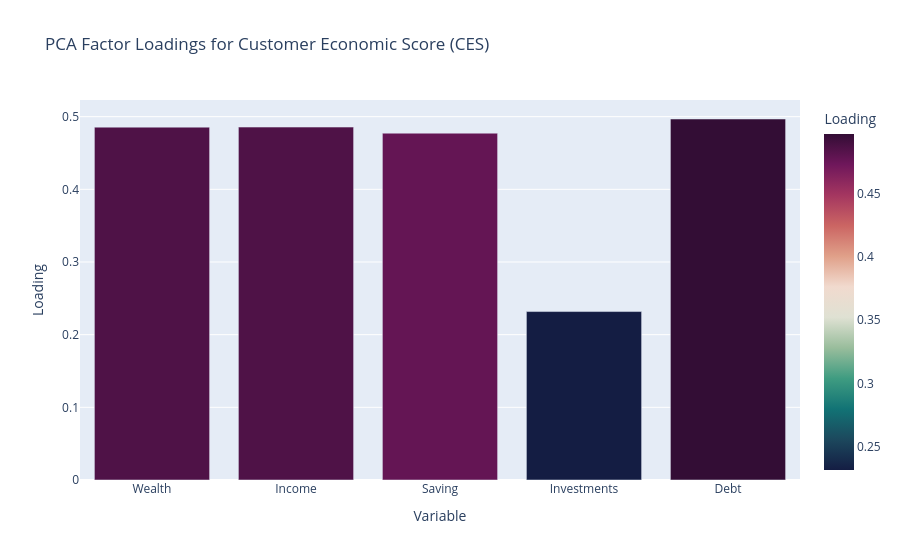
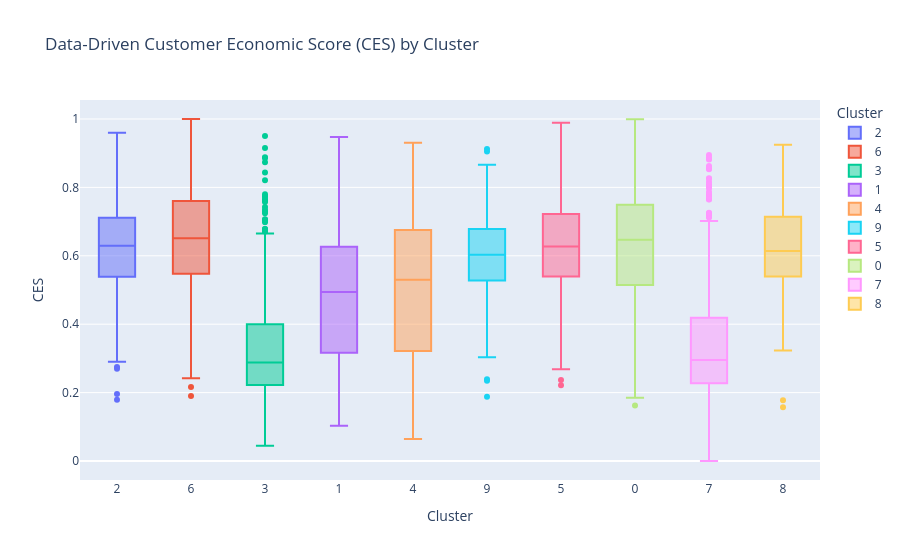

Notebook cell for these charts, in order:
### Markdown cell above
## 3. Exploratory Data Analysis (EDA) on CES
Inspecting the data-driven CES across clusters and the PCA loadings that justify this scoring axis.

### Code cell
fig_pca = px.bar(df_loadings, x='Variable', y='Loading', title="PCA Factor Loadings for Customer Economic Score (CES)", color='Loading', color_continuous_scale='curl')
fig_pca.show()

fig_box = px.box(df, x="Cluster", y="CES", title="Data-Driven Customer Economic Score (CES) by Cluster", color="Cluster")
fig_box.update_layout(xaxis_type='category')
fig_box.show()

### Figure 1 — Plotly figure (JSON) as saved in the notebook; plotly's stock layout.template omitted (floating-point values rounded to 4 significant figures)
{"data": [{"hovertemplate": "Variable=%{x}<br>Loading=%{marker.color}<extra></extra>", "legendgroup": "", "marker": {"color": [0.4856, 0.4857, 0.4773, 0.2318, 0.4968], "coloraxis": "coloraxis", "pattern": {"shape": ""}}, "name": "", "orientation": "v", "showlegend": false, "textposition": "auto", "type": "bar", "x": ["Wealth", "Income", "Saving", "Investments", "Debt"], "xaxis": "x", "y": [0.4856, 0.4857, 0.4773, 0.2318, 0.4968], "yaxis": "y"}], "layout": {"barmode": "relative", "coloraxis": {"colorbar": {"title": {"text": "Loading"}}, "colorscale": [[0, "rgb(20, 29, 67)"], [0.09091, "rgb(28, 72, 93)"], [0.1818, "rgb(18, 115, 117)"], [0.2727, "rgb(63, 156, 129)"], [0.3636, "rgb(153, 189, 156)"], [0.4545, "rgb(223, 225, 211)"], [0.5455, "rgb(241, 218, 206)"], [0.6364, "rgb(224, 160, 137)"], [0.7273, "rgb(203, 101, 99)"], [0.8182, "rgb(164, 54, 96)"], [0.9091, "rgb(111, 23, 91)"], [1, "rgb(51, 13, 53)"]]}, "legend": {"tracegroupgap": 0}, "title": {"text": "PCA Factor Loadings for Customer Economic Score (CES)"}, "xaxis": {"anchor": "y", "domain": [0, 1], "title": {"text": "Variable"}}, "yaxis": {"anchor": "x", "domain": [0, 1], "title": {"text": "Loading"}}}}

### Figure 2 — Plotly figure (JSON) as saved in the notebook; plotly's stock layout.template omitted (floating-point values rounded to 4 significant figures; data arrays with more than 128 entries replaced by an {"elided": "..."} marker saying what was removed)
{"data": [{"alignmentgroup": "True", "hovertemplate": "Cluster=%{x}<br>CES=%{y}<extra></extra>", "legendgroup": "2", "marker": {"color": "#636efa"}, "name": "2", "notched": false, "offsetgroup": "2", "orientation": "v", "showlegend": true, "type": "box", "x": {"elided": "313 int values"}, "x0": " ", "xaxis": "x", "y": {"elided": "313 float values"}, "y0": " ", "yaxis": "y"}, {"alignmentgroup": "True", "hovertemplate": "Cluster=%{x}<br>CES=%{y}<extra></extra>", "legendgroup": "6", "marker": {"color": "#EF553B"}, "name": "6", "notched": false, "offsetgroup": "6", "orientation": "v", "showlegend": true, "type": "box", "x": {"elided": "1248 int values"}, "x0": " ", "xaxis": "x", "y": {"elided": "1248 float values"}, "y0": " ", "yaxis": "y"}, {"alignmentgroup": "True", "hovertemplate": "Cluster=%{x}<br>CES=%{y}<extra></extra>", "legendgroup": "3", "marker": {"color": "#00cc96"}, "name": "3", "notched": false, "offsetgroup": "3", "orientation": "v", "showlegend": true, "type": "box", "x": {"elided": "468 int values"}, "x0": " ", "xaxis": "x", "y": {"elided": "468 float values"}, "y0": " ", "yaxis": "y"}, {"alignmentgroup": "True", "hovertemplate": "Cluster=%{x}<br>CES=%{y}<extra></extra>", "legendgroup": "1", "marker": {"color": "#ab63fa"}, "name": "1", "notched": false, "offsetgroup": "1", "orientation": "v", "showlegend": true, "type": "box", "x": {"elided": "286 int values"}, "x0": " ", "xaxis": "x", "y": {"elided": "286 float values"}, "y0": " ", "yaxis": "y"}, {"alignmentgroup": "True", "hovertemplate": "Cluster=%{x}<br>CES=%{y}<extra></extra>", "legendgroup": "4", "marker": {"color": "#FFA15A"}, "name": "4", "notched": false, "offsetgroup": "4", "orientation": "v", "showlegend": true, "type": "box", "x": {"elided": "249 int values"}, "x0": " ", "xaxis": "x", "y": {"elided": "249 float values"}, "y0": " ", "yaxis": "y"}, {"alignmentgroup": "True", "hovertemplate": "Cluster=%{x}<br>CES=%{y}<extra></extra>", "legendgroup": "9", "marker": {"color": "#19d3f3"}, "name": "9", "notched": false, "offsetgroup": "9", "orientation": "v", "showlegend": true, "type": "box", "x": {"elided": "229 int values"}, "x0": " ", "xaxis": "x", "y": {"elided": "229 float values"}, "y0": " ", "yaxis": "y"}, {"alignmentgroup": "True", "hovertemplate": "Cluster=%{x}<br>CES=%{y}<extra></extra>", "legendgroup": "5", "marker": {"color": "#FF6692"}, "name": "5", "notched": false, "offsetgroup": "5", "orientation": "v", "showlegend": true, "type": "box", "x": {"elided": "1314 int values"}, "x0": " ", "xaxis": "x", "y": {"elided": "1314 float values"}, "y0": " ", "yaxis": "y"}, {"alignmentgroup": "True", "hovertemplate": "Cluster=%{x}<br>CES=%{y}<extra></extra>", "legendgroup": "0", "marker": {"color": "#B6E880"}, "name": "0", "notched": false, "offsetgroup": "0", "orientation": "v", "showlegend": true, "type": "box", "x": {"elided": "256 int values"}, "x0": " ", "xaxis": "x", "y": {"elided": "256 float values"}, "y0": " ", "yaxis": "y"}, {"alignmentgroup": "True", "hovertemplate": "Cluster=%{x}<br>CES=%{y}<extra></extra>", "legendgroup": "7", "marker": {"color": "#FF97FF"}, "name": "7", "notched": false, "offsetgroup": "7", "orientation": "v", "showlegend": true, "type": "box", "x": {"elided": "359 int values"}, "x0": " ", "xaxis": "x", "y": {"elided": "359 float values"}, "y0": " ", "yaxis": "y"}, {"alignmentgroup": "True", "hovertemplate": "Cluster=%{x}<br>CES=%{y}<extra></extra>", "legendgroup": "8", "marker": {"color": "#FECB52"}, "name": "8", "notched": false, "offsetgroup": "8", "orientation": "v", "showlegend": true, "type": "box", "x": {"elided": "228 int values"}, "x0": " ", "xaxis": "x", "y": {"elided": "228 float values"}, "y0": " ", "yaxis": "y"}], "layout": {"boxmode": "overlay", "legend": {"title": {"text": "Cluster"}, "tracegroupgap": 0}, "title": {"text": "Data-Driven Customer Economic Score (CES) by Cluster"}, "xaxis": {"anchor": "y", "categoryarray": [2, 6, 3, 1, 4, 9, 5, 0, 7, 8], "categoryorder": "array", "domain": [0, 1], "title": {"text": "Cluster"}, "type": "category"}, "yaxis": {"anchor": "x", "domain": [0, 1], "title": {"text": "CES"}}}}
